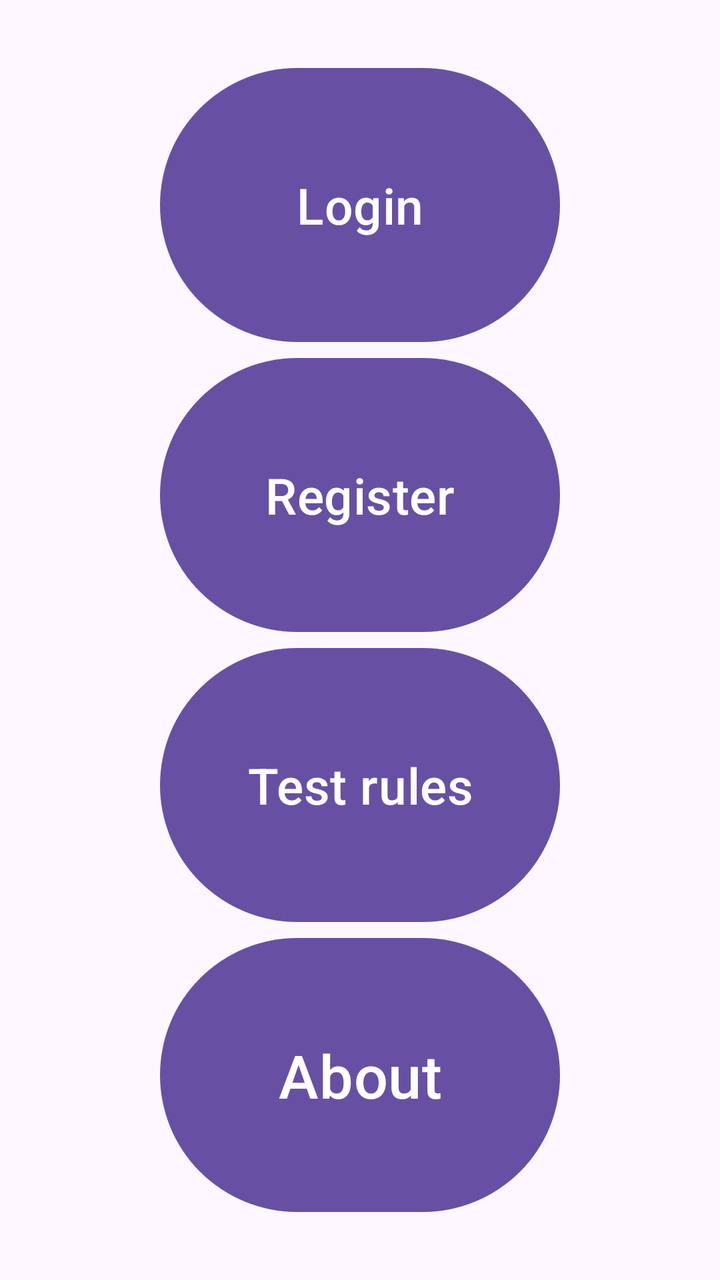
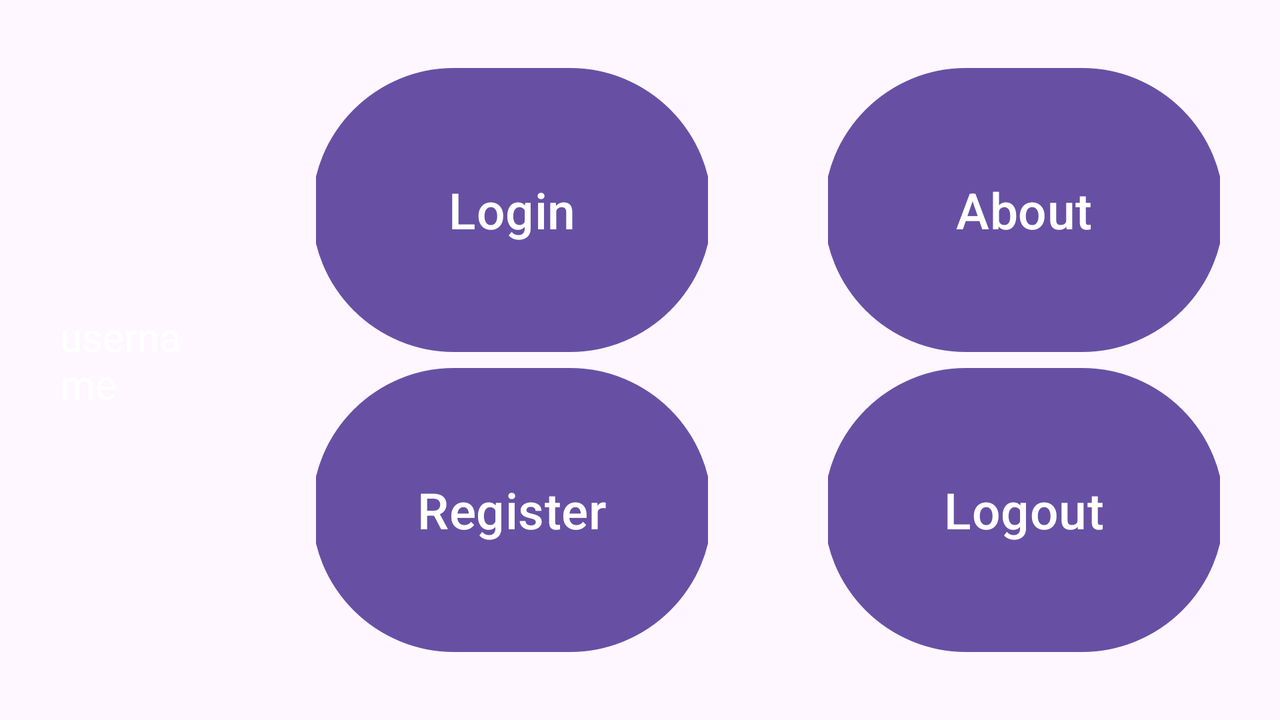

Two renders of one Android screen. The first uses the default layout on a phone; the second uses the alternative layout the repository ships for a different screen configuration, on a matching device. The two XML files are below.
<!-- AndroidManifest.xml: application theme Theme.Quiz -->
<!-- res/layout/status_user_logged_false.xml -->
<?xml version="1.0" encoding="utf-8"?>
<layout xmlns:android="http://schemas.android.com/apk/res/android">

    <LinearLayout
        android:layout_width="match_parent"
        android:layout_height="match_parent"
        android:background="@drawable/unsplash"
        android:gravity="center"
        android:orientation="vertical">


        <Button
            android:id="@+id/login"
            android:layout_width="200dp"
            android:layout_height="0dp"
            android:layout_marginTop="30dp"
            android:layout_weight="1"
            android:text="@string/login"
            android:textSize="25sp" />


        <Button
            android:id="@+id/register"
            android:layout_width="200dp"
            android:layout_height="0dp"
            android:layout_weight="1"
            android:text="@string/register"
            android:textSize="25sp" />


        <Button
            android:id="@+id/testRules"
            android:layout_width="200dp"
            android:layout_height="0dp"
            android:layout_weight="1"
            android:text="@string/test_rules"
            android:textSize="25sp" />

        <Button
            android:id="@+id/about"
            android:layout_width="200dp"
            android:layout_height="0dp"
            android:layout_marginBottom="30dp"
            android:layout_weight="1"
            android:text="@string/about"
            android:textSize="30sp" />


    </LinearLayout>
</layout>
<!-- resources referenced by this layout -->
<resources>
  <string name="about">About</string>
  <string name="login">Login</string>
  <string name="register">Register</string>
  <string name="test_rules">Test rules</string>
  <style name="Theme.Quiz" parent="Base.Theme.Quiz" />
  <style name="Base.Theme.Quiz" parent="Theme.Material3.DayNight.NoActionBar">
      
      
  
  </style>
</resources>
<!-- res/layout-land/status_user_logged_false.xml (the repository's variant of the layout above) -->
<!-- drawn on the phone turned sideways -->
<?xml version="1.0" encoding="utf-8"?>
<layout xmlns:tools="http://schemas.android.com/tools"
    xmlns:android="http://schemas.android.com/apk/res/android">

    <LinearLayout
        android:layout_width="match_parent"
        android:layout_height="match_parent"
        android:background="@drawable/unsplash"
        android:gravity="center"

        android:orientation="horizontal">

        <LinearLayout
            android:layout_width="0dp"
            android:layout_height="match_parent"
            android:layout_weight="1"
            android:gravity="center"
            android:padding="30dp"
            android:orientation="vertical"
            >

            <TextView
                android:id="@+id/username"
                android:layout_width="wrap_content"
                android:layout_height="wrap_content"
                android:text="@string/username"
                android:textColor="#FFFFFF"
                android:textSize="20sp" />


        </LinearLayout>

        <LinearLayout
            android:layout_width="0dp"
            android:layout_height="match_parent"
            android:layout_weight="2"
            android:gravity="center"
            android:padding="30dp"
            android:orientation="vertical"
            >

            <Button
                android:id="@+id/login"
                android:layout_width="200dp"
                android:layout_height="0dp"

                android:layout_weight="1"
                android:text="@string/login"
                android:textSize="25sp" />


            <Button
                android:id="@+id/register"
                android:layout_width="200dp"
                android:layout_height="0dp"
                android:layout_weight="1"
                android:text="@string/register"
                android:textSize="25sp" />


        </LinearLayout>

        <LinearLayout
            android:layout_width="0dp"
            android:layout_height="match_parent"
            android:layout_weight="2"
            android:gravity="center"
            android:padding="30dp"
            android:orientation="vertical"
            >


            <Button
                android:id="@+id/about"
                android:layout_width="200dp"
                android:layout_height="0dp"
                android:layout_weight="1"
                android:text="@string/about"
                android:textSize="25sp" />

            <Button
                android:id="@+id/logout"
                android:layout_width="200dp"
                android:layout_height="0dp"
                android:layout_weight="1"
                android:text="@string/logout"
                android:textSize="25sp" />

        </LinearLayout>

    </LinearLayout>
</layout>
<!-- resources referenced by the variant -->
<!-- as the phone turned sideways resolves them -->
<resources>
  <string name="about">About</string>
  <string name="login">Login</string>
  <string name="logout">Logout</string>
  <string name="register">Register</string>
  <string name="username">username</string>
  <style name="Theme.Quiz" parent="Base.Theme.Quiz" />
  <style name="Base.Theme.Quiz" parent="Theme.Material3.DayNight.NoActionBar">
      
      
  
  </style>
</resources>
